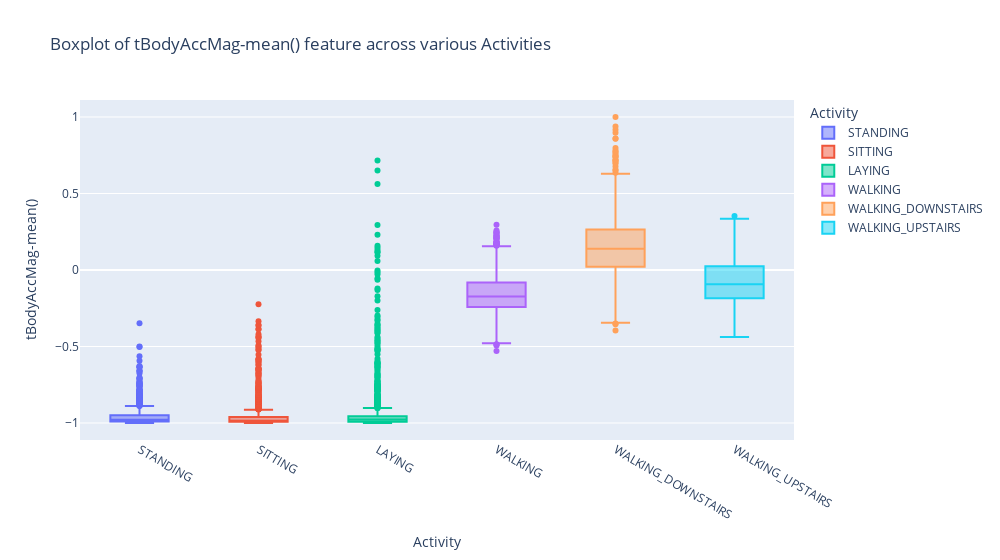

Notebook code for this chart:
### Code cell
fig = px.box(train, y='tBodyAccMag-mean()', x="Activity",color="Activity",width=1000, title = 'Boxplot of tBodyAccMag-mean() feature across various Activities')
fig.show()

### Figure 1 — Plotly figure (JSON) as saved in the notebook; plotly's stock layout.template omitted (floating-point values rounded to 4 significant figures; data arrays with more than 128 entries replaced by an {"elided": "..."} marker saying what was removed)
{"data": [{"alignmentgroup": "True", "hovertemplate": "Activity=%{x}<br>tBodyAccMag-mean()=%{y}<extra></extra>", "legendgroup": "STANDING", "marker": {"color": "#636efa"}, "name": "STANDING", "notched": false, "offsetgroup": "STANDING", "orientation": "v", "showlegend": true, "type": "box", "x": {"elided": "1374 str values"}, "x0": " ", "xaxis": "x", "y": {"elided": "1374 float values"}, "y0": " ", "yaxis": "y"}, {"alignmentgroup": "True", "hovertemplate": "Activity=%{x}<br>tBodyAccMag-mean()=%{y}<extra></extra>", "legendgroup": "SITTING", "marker": {"color": "#EF553B"}, "name": "SITTING", "notched": false, "offsetgroup": "SITTING", "orientation": "v", "showlegend": true, "type": "box", "x": {"elided": "1286 str values"}, "x0": " ", "xaxis": "x", "y": {"elided": "1286 float values"}, "y0": " ", "yaxis": "y"}, {"alignmentgroup": "True", "hovertemplate": "Activity=%{x}<br>tBodyAccMag-mean()=%{y}<extra></extra>", "legendgroup": "LAYING", "marker": {"color": "#00cc96"}, "name": "LAYING", "notched": false, "offsetgroup": "LAYING", "orientation": "v", "showlegend": true, "type": "box", "x": {"elided": "1407 str values"}, "x0": " ", "xaxis": "x", "y": {"elided": "1407 float values"}, "y0": " ", "yaxis": "y"}, {"alignmentgroup": "True", "hovertemplate": "Activity=%{x}<br>tBodyAccMag-mean()=%{y}<extra></extra>", "legendgroup": "WALKING", "marker": {"color": "#ab63fa"}, "name": "WALKING", "notched": false, "offsetgroup": "WALKING", "orientation": "v", "showlegend": true, "type": "box", "x": {"elided": "1226 str values"}, "x0": " ", "xaxis": "x", "y": {"elided": "1226 float values"}, "y0": " ", "yaxis": "y"}, {"alignmentgroup": "True", "hovertemplate": "Activity=%{x}<br>tBodyAccMag-mean()=%{y}<extra></extra>", "legendgroup": "WALKING_DOWNSTAIRS", "marker": {"color": "#FFA15A"}, "name": "WALKING_DOWNSTAIRS", "notched": false, "offsetgroup": "WALKING_DOWNSTAIRS", "orientation": "v", "showlegend": true, "type": "box", "x": {"elided": "986 str values"}, "x0": " ", "xaxis": "x", "y": {"elided": "986 float values"}, "y0": " ", "yaxis": "y"}, {"alignmentgroup": "True", "hovertemplate": "Activity=%{x}<br>tBodyAccMag-mean()=%{y}<extra></extra>", "legendgroup": "WALKING_UPSTAIRS", "marker": {"color": "#19d3f3"}, "name": "WALKING_UPSTAIRS", "notched": false, "offsetgroup": "WALKING_UPSTAIRS", "orientation": "v", "showlegend": true, "type": "box", "x": {"elided": "1073 str values"}, "x0": " ", "xaxis": "x", "y": {"elided": "1073 float values"}, "y0": " ", "yaxis": "y"}], "layout": {"boxmode": "overlay", "legend": {"title": {"text": "Activity"}, "tracegroupgap": 0}, "title": {"text": "Boxplot of tBodyAccMag-mean() feature across various Activities"}, "width": 1000, "xaxis": {"anchor": "y", "categoryarray": ["STANDING", "SITTING", "LAYING", "WALKING", "WALKING_DOWNSTAIRS", "WALKING_UPSTAIRS"], "categoryorder": "array", "domain": [0, 1], "title": {"text": "Activity"}}, "yaxis": {"anchor": "x", "domain": [0, 1], "title": {"text": "tBodyAccMag-mean()"}}}}
